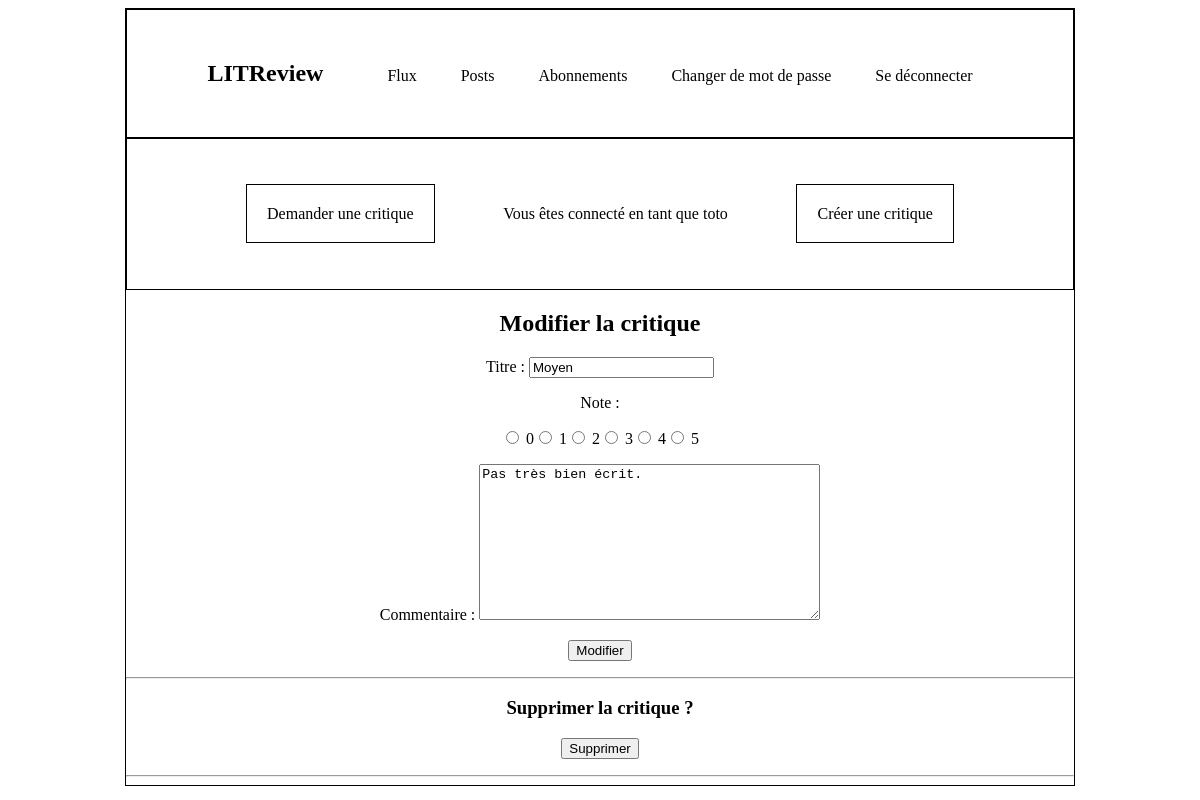
Screenshot of /publication/review/20/edit (signed in) with the database file from the repository.
### authentication/models.py (models this page shows)
class User(AbstractUser):
    SUBSCRIBER = "SUBSCRIBER"
    ROLE_CHOICES = ((SUBSCRIBER, "Abonné"),)
    role = models.CharField(max_length=30, choices=ROLE_CHOICES, verbose_name="Rôle")

### publication/models.py (models this page shows)
class Review(models.Model):
    ticket = models.ForeignKey(to=Ticket, on_delete=models.CASCADE, null=True)
    rating = models.PositiveSmallIntegerField(
        validators=[MinValueValidator(0), MaxValueValidator(5)]
    )
    headline = models.CharField(max_length=128)
    body = models.TextField(max_length=8192, blank=True)
    user = models.ForeignKey(to=settings.AUTH_USER_MODEL, on_delete=models.CASCADE)
    time_created = models.DateTimeField(auto_now_add=True)

### publication/views.py (the view, shortened to what this page needs)
@login_required
def edit_review(request, review_id):
    review = get_object_or_404(models.Review, id=review_id)
    edit_form = forms.ReviewForm(instance=review)
    delete_form = forms.DeleteForm()
    context = {
        "edit_form": edit_form,
        "delete_form": delete_form,
    }
    return render(request, "publication/edit_review.html", context=context)

### publication/forms.py
class ReviewForm(forms.ModelForm):
    edit_review = forms.BooleanField(widget=forms.HiddenInput, initial=True)
    note = forms.ChoiceField(widget=forms.RadioSelect, choices=RATINGS)
    class Meta:
        model = models.Review
        fields = ["headline", "note", "body"]
        labels = {"headline": "Titre", "note": "Note", "body": "Commentaire"}

class DeleteForm(forms.Form):
    delete = forms.BooleanField(widget=forms.HiddenInput, initial=True)

### publication/templates/publication/edit_review.html (shortened to what this page needs)
{% extends "base.html" %}
{% block content %}
<h2>Modifier la critique</h2>
<form method="post">
    {{ edit_form.as_p }}
    <button type="submit">Modifier</button>
</form>
<hr>
<h3>Supprimer la critique ?</h3>
<form method="post">
    <button type="submit">Supprimer</button>
</form>
<hr>
{% endblock content %}

### templates/base.html (shortened to what this page needs)
{% load static %}
<html>
<head>
    <link rel="stylesheet" href="{% static 'styles.css' %}">
    <link rel="stylesheet" href="https://cdnjs.cloudflare.com/ajax/libs/font-awesome/4.7.0/css/font-awesome.min.css">
</head>
<body>
    {% if user.is_authenticated %}
    <div class="global">
        <nav>
            <h1 class="navigation_left">LITReview</h1>
            <ul class=navigation_right>
                <li class="navigation"><a href="{% url 'home' %}">Flux</a></li>
                <li class="navigation"><a href="{% url 'post' %}">Posts</a></li>
                <li class="navigation"><a href="{% url 'subscription' %}">Abonnements</a></li>
                <li class="navigation"><a href="{% url 'password_change' %}">Changer de mot de passe</a></li>
                <li class="navigation"><a href="{% url 'logout' %}">Se déconnecter</a></li>
            </ul>
        </nav>
        <div class="container">
            <p class="creation"><a href="{% url 'create_ticket' %}">Demander une critique</a></p>
            <p>Vous êtes connecté en tant que {{ user.username }}</p>
            <p class="creation"><a href="{% url 'create_review' %}">Créer une critique</a></p>
        </div>
        {% endif %}
        {% block content %}{% endblock content %}
    </div>
</body>
</html>

### static/styles.css (style rules this page uses)
.global { max-width: 80%; text-align: center; border: 1px black solid; margin: auto; }
a { text-decoration: none; color: black; }
nav { border: 1px black solid; padding: 30px; }
ul { list-style-type: none; }
.navigation { display: inline-block; }
a { padding: 20px; }
.navigation_left { display: inline-block; }
.navigation_right { display: inline-block; }
.creation a { border: solid black 1px; display: auto; }
.container { display: flex; padding: 50px; border: solid black 1px; }
.creation { flex-grow: 1; }
#id_note { display: flex; justify-content: center; }

### rows the page displays
User: username "toto"
Review: headline "Moyen", body "Pas très bien écrit."
